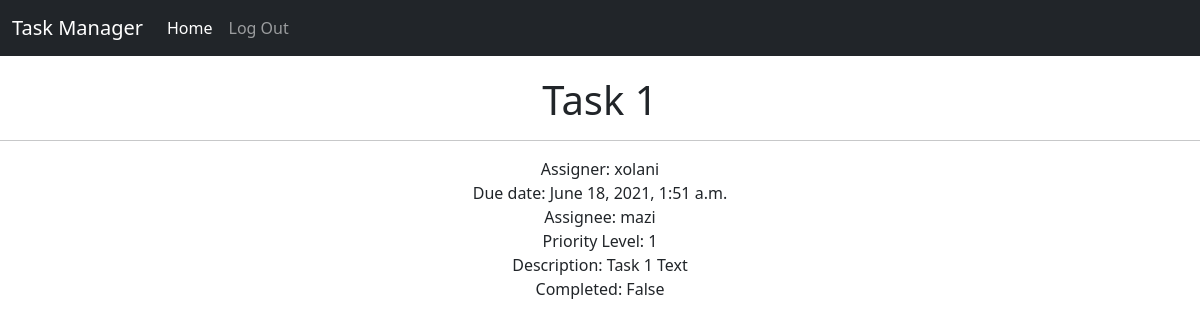
The page /task/1/ (signed in) on the database its author committed.
### tasks/models.py (models this page shows, shortened)
class Task(models.Model):
    class PriorityChoices(models.IntegerChoices):
        P1 = 1
        P2 = 2
        P3 = 3
    name = models.CharField(max_length=64, null=False,
                            blank=False, unique=True)
    assigner = models.ForeignKey(User, on_delete=models.CASCADE,
                                 related_name="task_assigner")
    assignee = models.ForeignKey(User, on_delete=models.CASCADE,
                                 related_name="task_assignee")
    priority_level = models.PositiveSmallIntegerField(
        choices=PriorityChoices.choices, default=PriorityChoices.P1)
    due_date = models.DateTimeField(verbose_name="Due date")
    description = models.TextField(max_length=256, null=True, blank=True)
    completed = models.BooleanField()

### tasks/views.py (the view)
class TaskDetailView(DetailView):
    model = Task

### templates/tasks/task_detail.html (shortened to what this page needs)
{% extends "base.html" %}
{% load static %}
{% block content %}
  <h1>{{ object.name }}</h1>
  <hr class="solid">
  <main class="form-detail">
      <div class="mb-3">
        <div>Assigner: {{ object.assigner }}</div>
        <div>Due date: {{ object.due_date }}</div>
        <div>Assignee: {{ object.assignee }}</div>
        <div>Priority Level: {{ object.priority_level }}</div>
        <div>Description: {{ object.description }}</div>
        <div>Completed: {{ object.completed }}</div>
  </main>
{% endblock content %}

### static/css/base.css (style rules this page uses)
html, body { height: 100%; }

### rows shown on the page
Task: name "Task 1", assigner "xolani", due_date "June 18, 2021, 1:51 a.m.", assignee "mazi", priority_level "1", description "Task 1 Text", completed "False"
